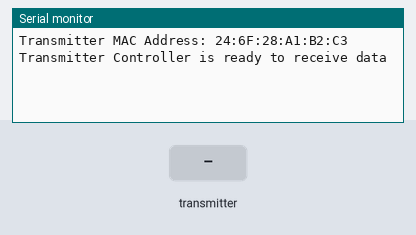
The sketch below on a simulated ESP32. Parts: the last lines printed to the serial monitor. The inputs (shaded band) are chosen by the test bench.

Above: at 1.2 s.
1.3 s: the transmitter starts sending p = 0
At 1.61 s:
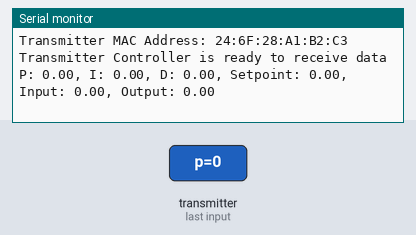
3.3 s: the transmitter starts sending i = 25
At 3.61 s:
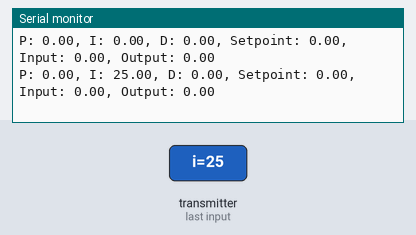
4.8 s: the transmitter starts sending d = 25
At 5.11 s:
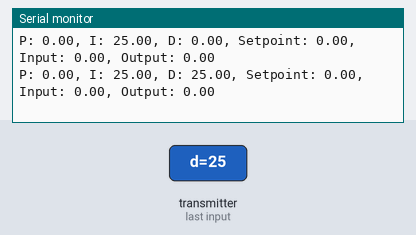
6.3 s: the transmitter starts sending setpoint = 25
At 6.61 s:
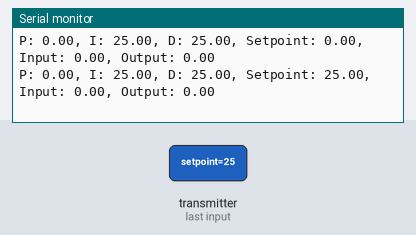
7.8 s: the transmitter starts sending input = 25
At 8.11 s:
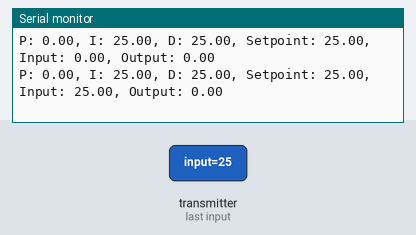
9.3 s: the transmitter starts sending output = 25
At 9.61 s:
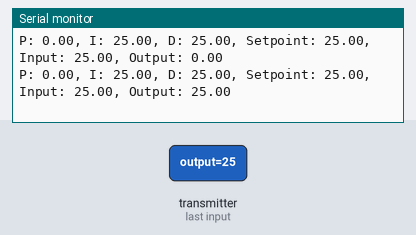

The sketch:

PIDTunercontroller.ino
```cpp
// transmittercontroller.ino
#include <esp_now.h>
#include <WiFi.h>

// Structure to receive PID data
typedef struct pid_data_t {
  float p;
  float i;
  float d;
  float setpoint;
  float input;
  float output;
} pid_data_t;

// Create a pidData variable
pid_data_t pidData;

// Callback when data is received
void OnDataRecv(const esp_now_recv_info_t* esp_now_info, const uint8_t* incomingData, int len) {
  memcpy(&pidData, incomingData, sizeof(pidData));

  // Print the received data
  Serial.print("P: ");
  Serial.print(pidData.p);
  Serial.print(", I: ");
  Serial.print(pidData.i);
  Serial.print(", D: ");
  Serial.print(pidData.d);
  Serial.print(", Setpoint: ");
  Serial.print(pidData.setpoint);
  Serial.print(", Input: ");
  Serial.print(pidData.input);
  Serial.print(", Output: ");
  Serial.println(pidData.output);
}

void setup() {
  // Initialize Serial Monitor
  Serial.begin(115200);

  // Set device as a Wi-Fi Station
  WiFi.mode(WIFI_STA);

  // Print MAC address (optional, for debugging)
  Serial.print("Transmitter MAC Address: ");
  Serial.println(WiFi.macAddress());

  // Initialize ESP-NOW
  if (esp_now_init() != ESP_OK) {
    Serial.println("Error initializing ESP-NOW");
    return;
  }

  // Register for a callback function that will be called when data is received
  esp_now_register_recv_cb(OnDataRecv);

  Serial.println("Transmitter Controller is ready to receive data");
}

void loop() {
  // Nothing to do here; data is received via the callback
}
```

Measured:
- after the input at 1.3 s, the serial monitor: prints a new line at once (image 1)
- after the input at 3.3 s, the serial monitor: prints a new line at once (image 2)
- after the input at 4.8 s, the serial monitor: prints a new line at once (image 3)
- after the input at 6.3 s, the serial monitor: prints a new line at once (image 4)
- after the input at 7.8 s, the serial monitor: prints a new line at once (image 5)
- after the input at 9.3 s, the serial monitor: prints a new line at once (image 6)
